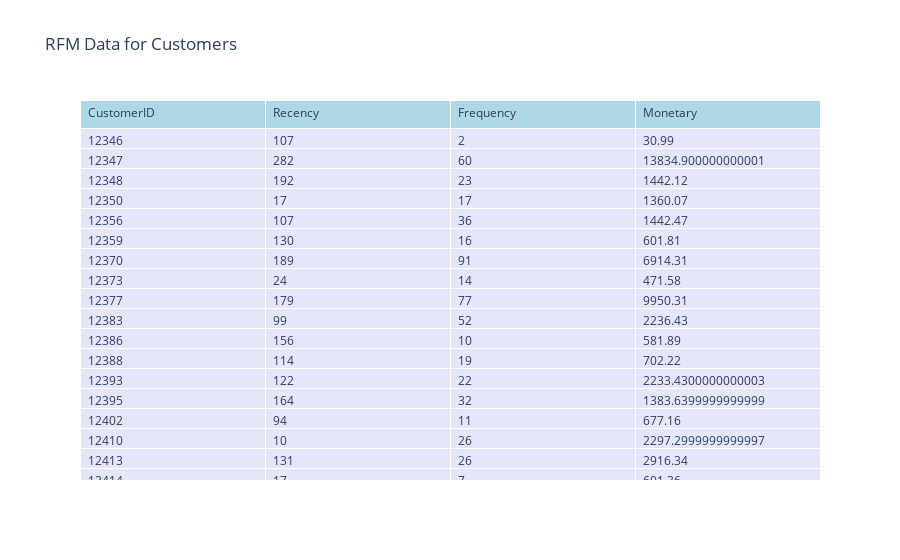

Notebook code for this chart:
### Code cell
# Creating a Plotly Table with a light blue header
fig = go.Figure(data=[go.Table(
    header=dict(values=list(rfm_df.columns),
                fill_color='lightblue',  # Change header fill color to light blue
                align='left'),
    cells=dict(values=[rfm_df[col] for col in rfm_df.columns],
               fill_color='lavender',
               align='left'))
])

# Updating layout for a cleaner look
fig.update_layout(title='RFM Data for Customers')
fig.show()

### Figure 1 — Plotly figure (JSON) as saved in the notebook; plotly's stock layout.template omitted (floating-point values rounded to 4 significant figures; data arrays with more than 128 entries replaced by an {"elided": "..."} marker saying what was removed)
{"data": [{"cells": {"align": "left", "fill": {"color": "lavender"}, "values": {"elided": "4x1416 float values"}}, "header": {"align": "left", "fill": {"color": "lightblue"}, "values": ["CustomerID", "Recency", "Frequency", "Monetary"]}, "type": "table"}], "layout": {"title": {"text": "RFM Data for Customers"}}}
